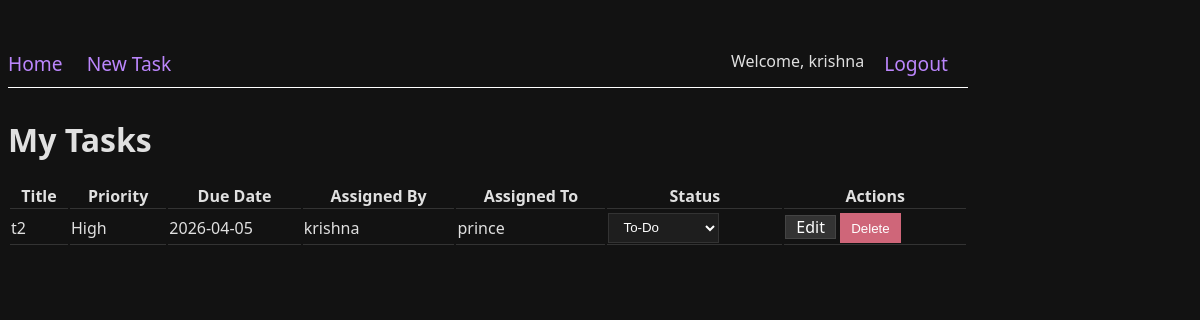
/ (signed in), run on an earlier commit of the app's database.
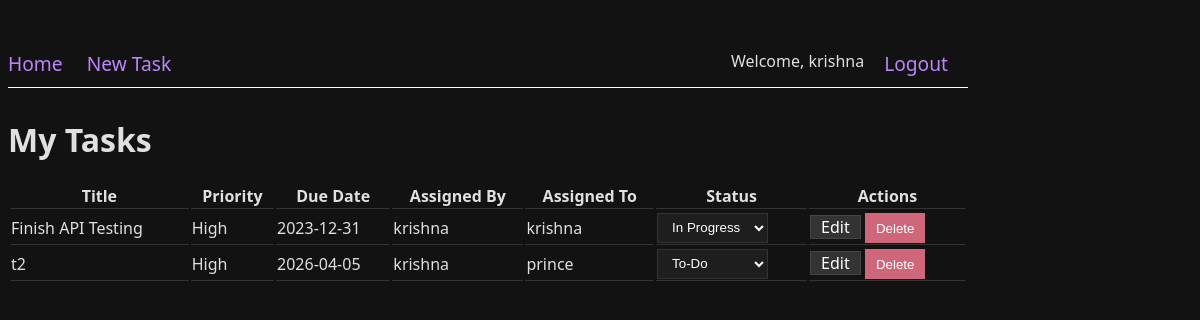
And on a later commit of the database.
### models.py (models this page shows, shortened)
class User(UserMixin, db.Model):
    id = db.Column(db.Integer, primary_key=True)
    username = db.Column(db.String(150), unique=True, nullable=False)
    email = db.Column(db.String(150), unique=True, nullable=False)
    password_hash = db.Column(db.String(150), nullable=False)
    tasks = db.relationship('Task', foreign_keys='Task.user_id', backref='author', lazy=True)

class Task(db.Model):
    id = db.Column(db.Integer, primary_key=True)
    title = db.Column(db.String(100), nullable=False)
    description = db.Column(db.Text, nullable=True)
    date_posted = db.Column(db.DateTime, nullable=False, default=datetime.utcnow)
    due_date = db.Column(db.DateTime, nullable=True)
    priority = db.Column(db.String(20), nullable=False, default='Medium') # Low, Medium, High
    status = db.Column(db.String(20), nullable=False, default='To-Do') # To-Do, In Progress, Done, Cancelled
    user_id = db.Column(db.Integer, db.ForeignKey('user.id'), nullable=False)
    assigned_to_id = db.Column(db.Integer, db.ForeignKey('user.id'), nullable=True)
    assigned_to = db.relationship('User', foreign_keys=[assigned_to_id], backref='assigned_tasks', lazy=True)

### app.py (the view)
@app.route('/')
@login_required
def dashboard():
    from sqlalchemy import or_
    tasks = Task.query.filter(or_(Task.user_id == current_user.id, Task.assigned_to_id == current_user.id)).order_by(Task.date_posted.desc()).all()
    return render_template('dashboard.html', tasks=tasks)

### app.py (called while the page is built)
@login_manager.user_loader
def load_user(user_id):
    return User.query.get(int(user_id))

### templates/dashboard.html (shortened to what this page needs)
{% extends "base.html" %}
{% block content %}
<h1>My Tasks</h1>
{% if tasks %}
<table class="u-full-width">
    <thead>
        <tr>
            <th>Title</th>
            <th>Priority</th>
            <th>Due Date</th>
            <th>Assigned By</th>
            <th>Assigned To</th>
            <th>Status</th>
            <th>Actions</th>
        </tr>
    </thead>
    <tbody>
        {% for task in tasks %}
        <tr>
            <td>{{ task.title }}</td>
            <td>{{ task.priority }}</td>
            <td>{{ task.due_date.strftime('%Y-%m-%d') if task.due_date else 'No Date' }}</td>
            <td>{{ task.author.username }}</td>
            <td>{{ task.assigned_to.username if task.assigned_to else 'Unassigned' }}</td>
            <td>
                <form action="{{ url_for('update_task_status', task_id=task.id) }}" method="POST"
                    style="margin-bottom: 0;">
                    <select name="status" onchange="this.form.submit()"
                        style="height: 30px; padding: 0 10px; margin-bottom: 0;">
                        <option value="To-Do" {% if task.status=='To-Do' %}selected{% endif %}>To-Do</option>
                        <option value="In Progress" {% if task.status=='In Progress' %}selected{% endif %}>In Progress
                        </option>
                    </select>
                </form>
            </td>
            <td>
                <a href="{{ url_for('edit_task', task_id=task.id) }}" class="button"
                    style="padding: 0 10px; height: 30px; line-height: 30px; color: #ffffff;">Edit</a>
                <form action="{{ url_for('delete_task', task_id=task.id) }}" method="POST" style="display: inline;"
                    onsubmit="return confirm('Are you sure?');">
                    <button type="submit"
                        style="padding: 0 10px; height: 30px; line-height: 30px; background-color: #cf6679; border-color: #cf6679;">Delete</button>
                </form>
            </td>
        </tr>
        {% endfor %}
    </tbody>
</table>
{% else %}
<p>No tasks found. <a href="{{ url_for('new_task') }}">Create one now!</a></p>
{% endif %}
{% endblock %}

### templates/base.html (shortened to what this page needs)
<!DOCTYPE html>
<html lang="en">
<head>
    <link rel="stylesheet" href="https://cdnjs.cloudflare.com/ajax/libs/skeleton/2.0.4/skeleton.min.css">
</head>
<body>
    <div class="container">
        <nav class="navbar">
            <a href="{{ url_for('dashboard') }}">Home</a>
            {% if current_user.is_authenticated %}
            <a href="{{ url_for('new_task') }}">New Task</a>
            <a href="{{ url_for('logout') }}" style="float: right;">Logout</a>
            <span style="float: right; margin-right: 20px;">Welcome, {{ current_user.username }}</span>
            {% else %}
            <a href="{{ url_for('login') }}" style="float: right;">Login</a>
            <a href="{{ url_for('register') }}" style="float: right;">Register</a>
            {% endif %}
        </nav>
        {% block content %}{% endblock %}
    </div>
</body>
</html>

### templates/base.html (style rules this page uses)
body { background-color: #121212; color: #e0e0e0; font-family: 'Segoe UI', Tahoma, Geneva, Verdana, sans-serif; }
.container { max-width: 960px; margin-top: 50px; }
a { color: #bb86fc; text-decoration: none; }
.button, button, input[type="submit"], input[type="reset"], input[type="button"] { background-color: #333; color: #fff; border: 1px solid #444; }
input[type="email"], input[type="number"], input[type="search"], input[type="text"], input[type="tel"], input[type="url"], input[type="password"], textarea, select { background-color: #1e1e1e; border: 1px solid #333; color: #fff; }
.navbar { margin-bottom: 30px; border-bottom: 1px solid #ffffff; padding-bottom: 10px; }
.navbar a { margin-right: 20px; font-size: 1.2rem; }
table { width: 100%; }
th, td { border-bottom: 1px solid #333; }

What changed in the data, as far as the page shows it:
added Task: title "Finish API Testing", priority "High", due_date "2023-12-31", author.username "krishna", assigned_to "krishna", status "In Progress"
